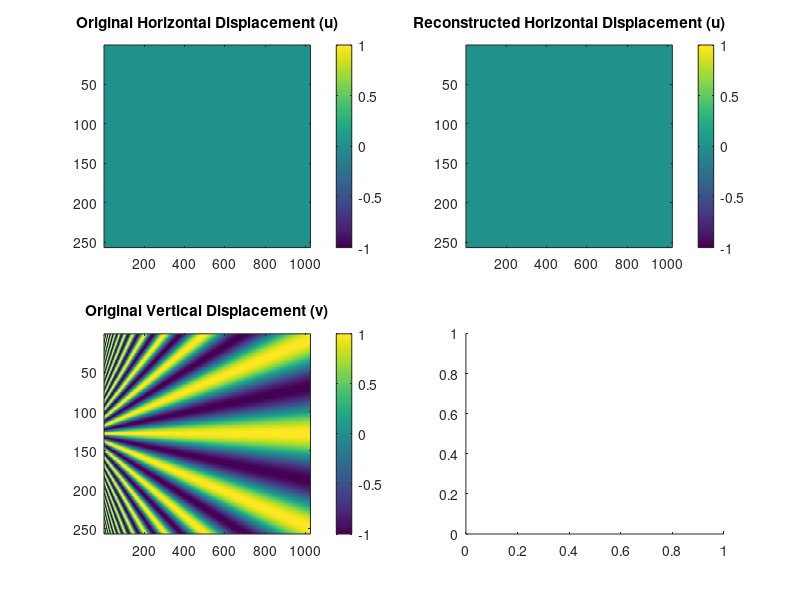

Here is the MATLAB script that generated this plot: (Note: this script raises an error after producing the figure.)
clear
clc
close all

load star_displacement.mat
% N = 256;  % 位移场的大小
% [x, y] = meshgrid(1:N, 1:N);  % 创建二维网格
% u = sin(2 * pi * x / N);  % 水平位移场
% v = cos(2 * pi * y / N);  % 垂直位移场

% 1. 将位移场转换为频域（2D FFT）
U_freq = fft2(u);  % 对u进行2D傅里叶变换
V_freq = fft2(v);  % 对v进行2D傅里叶变换

% 2. 在频域中进行操作（例如滤波），此例中我们保持原样

% 3. 从频域场重构位移场（2D IFFT）
u_reconstructed = ifft2(U_freq);  % 对u进行2D逆傅里叶变换
v_reconstructed = ifft2(V_freq);  % 对v进行2D逆傅里叶变换

% 4. 可视化原始位移场和重构位移场
figure(1);
subplot(2, 2, 1);
imagesc(u);  % 绘制原始水平位移场
colorbar;
title('Original Horizontal Displacement (u)');

subplot(2, 2, 2);
imagesc(u_reconstructed);  % 绘制重构后的水平位移场
colorbar;
title('Reconstructed Horizontal Displacement (u)');

subplot(2, 2, 3);
imagesc(v);  % 绘制原始垂直位移场
colorbar;
title('Original Vertical Displacement (v)');

subplot(2, 2, 4);
imagesc(v_reconstructed);  % 绘制重构后的垂直位移场
colorbar;
title('Reconstructed Vertical Displacement (v)');


% 幅度谱
U_mag = abs(fftshift(U_freq));  % 对 U_freq 进行幅度计算并移动零频到中心
V_mag = abs(fftshift(V_freq));  % 对 V_freq 进行幅度计算并移动零频到中心

% 相位谱
U_phase = angle(fftshift(U_freq));  % 对 U_freq 进行相位计算并移动零频到中心
V_phase = angle(fftshift(V_freq));  % 对 V_freq 进行相位计算并移动零频到中心

% 可视化
figure(2);
% U_freq 的幅度谱
subplot(2, 2, 1);
imagesc(log(1 + U_mag));  % 使用 log 变换来增强显示（避免动态范围过大）
colorbar;
title('Magnitude Spectrum of U_freq');

% U_freq 的相位谱
subplot(2, 2, 2);
imagesc(U_phase);  % 相位通常是 -pi 到 pi，直接显示
colorbar;
title('Phase Spectrum of U_freq');

% V_freq 的幅度谱
subplot(2, 2, 3);
imagesc(log(1 + V_mag));  % 使用 log 变换来增强显示（避免动态范围过大）
colorbar;
title('Magnitude Spectrum of V_freq');

% V_freq 的相位谱
subplot(2, 2, 4);
imagesc(V_phase);  % 相位通常是 -pi 到 pi，直接显示
colorbar;
title('Phase Spectrum of V_freq');
